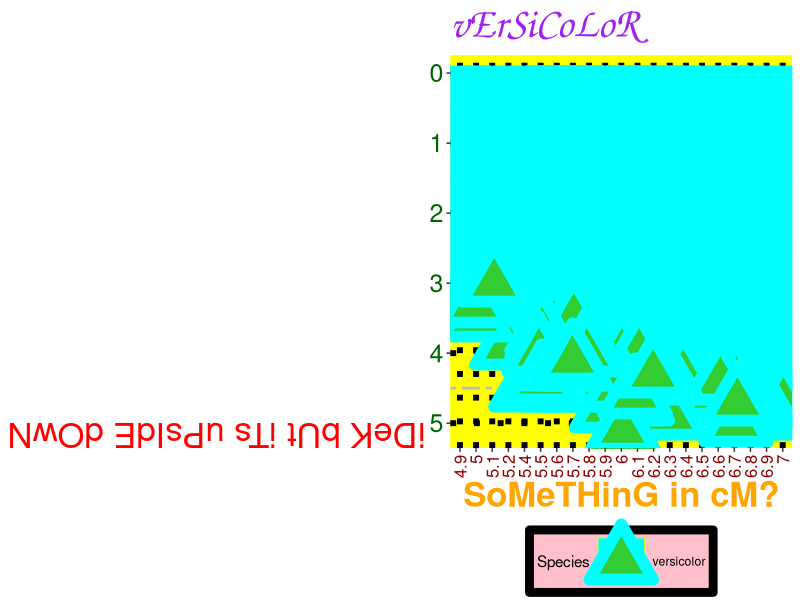
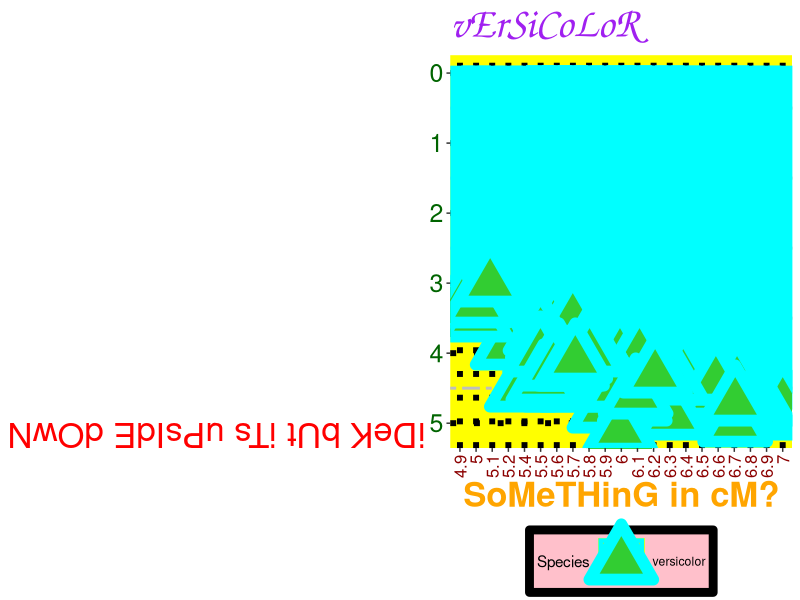

The R source for these figures, in order:

library(ggplot2)
library(ggthemes)

iris_versicolor <- subset(iris, Species == "versicolor")

ggplot(iris_versicolor, aes(x = factor(Sepal.Length), y = Petal.Length, color = Species, fill = Species)) +
  geom_bar(stat = "identity", position = "dodge", alpha = 0.3, linewidth = 5) +
  geom_point(size = 12, shape = 24, stroke = 6, position = position_jitter(width = 0.2, height = 0)) +
  scale_y_reverse() +
  scale_color_manual(values = c("cyan")) +
  scale_fill_manual(values = c("limegreen")) +
  labs(
    title = "vErSiCoLoR",
    x = "SoMeTHinG in cM?",
    y = "iDeK bUt iTs uPsIdE dOwN"
  ) +
  theme(
    plot.title = element_text(size = 30, family = "Comic Sans MS", face = "italic", color = "purple"),
    axis.text.x = element_text(size = 12, angle = 90, vjust = 0.5, hjust = 1, color = "darkred"),
    axis.text.y = element_text(size = 18, color = "darkgreen"),
    axis.title.x = element_text(size = 25, face = "bold", color = "orange"),
    axis.title.y = element_text(size = 25, angle = 180, color = "red"),
    legend.position = "bottom",
    legend.background = element_rect(fill = "pink", color = "black", linewidth = 3),
    panel.background = element_rect(fill = "yellow"),
    panel.grid.major = element_line(color = "black", linetype = "dotted", linewidth = 2),
    panel.grid.minor = element_line(color = "gray", linetype = "twodash", linewidth = 1)
  )

ggsave("UglyGraph1_fixed.png", width = 16, height = 6, dpi = 300, bg = "white")
